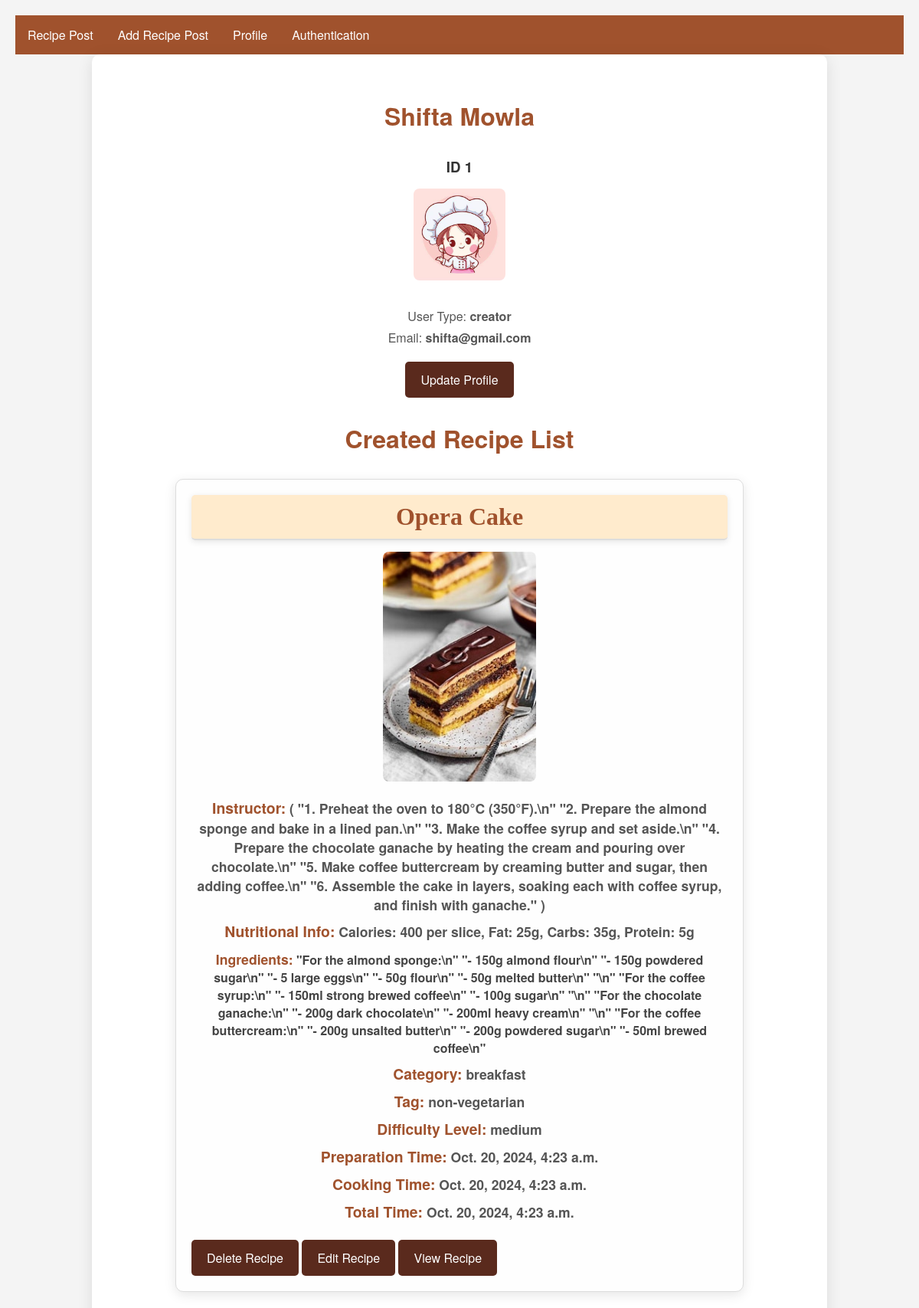
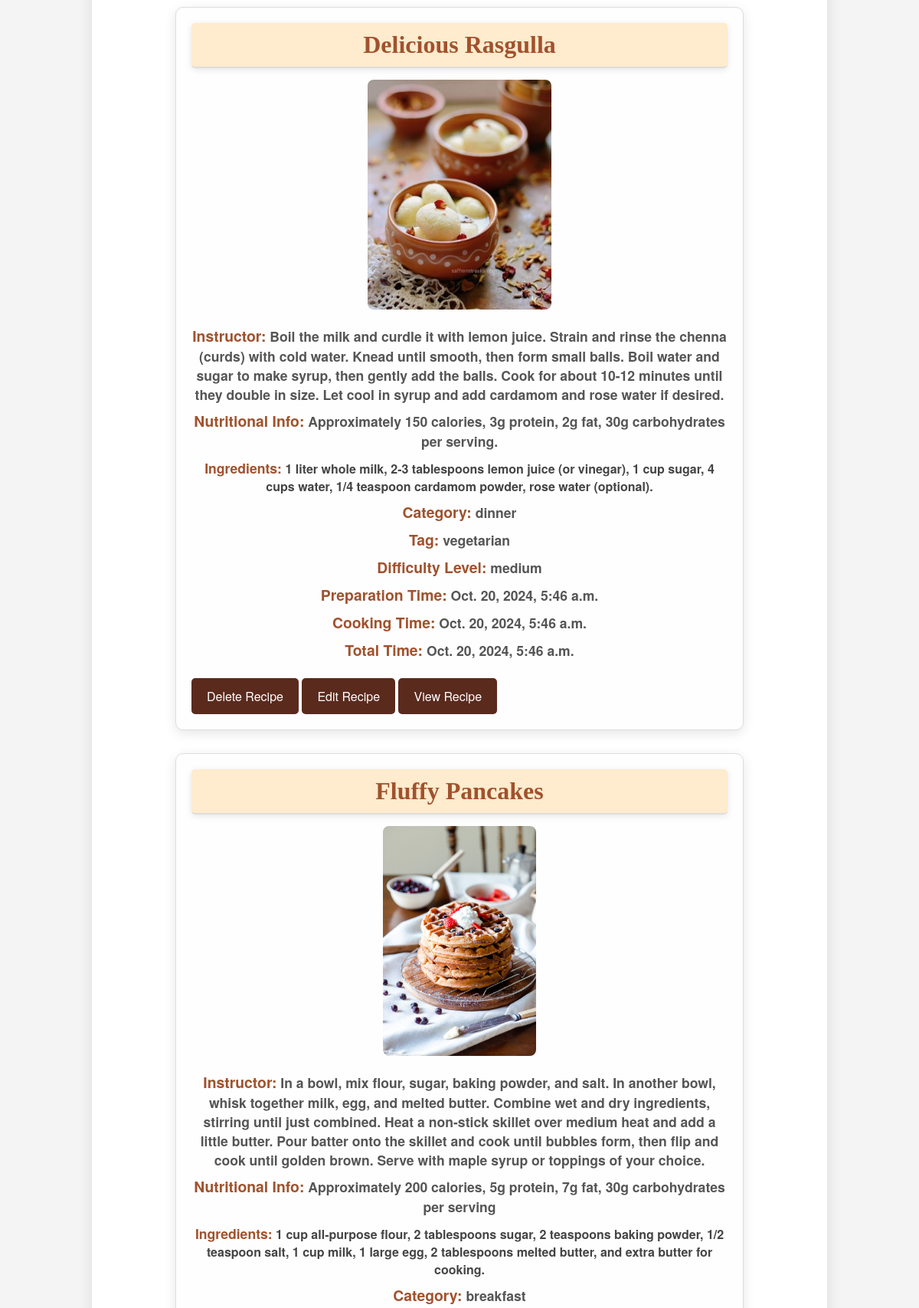
Screenshot of /Profile/ (signed in, upper part) with the database file from the repository (2 pictures, top to bottom).
### myapp/models.py (models this page shows, shortened)
class Custom_user(AbstractUser):
    USER=[
        ('viewers','Viewers'),
        ('creator','Creator')
    ]
    user_type=models.CharField(choices=USER,max_length=100,null=True)

class CreatorProfileModel(models.Model):
    user = models.OneToOneField(Custom_user, on_delete=models.CASCADE,related_name='bloggersProfile')
    Image=models.ImageField(upload_to='Media/Blog_Pic',null=True)

class RecipePostModel(models.Model):
    Tag=[
        ('vegetarian','Vegetarian'),
        ('non-vegetarian','Non-Vegetarian'),
    ]
    Level=[
        ('high','high'),
        ('medium','Medium'),
        ('low','Low'),
    ]
    CATEGORY=[
        ('breakfast','breakfast'),
        ('lunch','Lunch'),
        ('dinner','Dinner'),
    ]
    user=models.ForeignKey(Custom_user,on_delete=models.CASCADE,null=True)
    RecipeTitle=models.CharField(max_length=500,null=True)
    Nutritional_Info=models.CharField(max_length=500,null=True)
    Ingredients=models.CharField(max_length=1000,null=True)
    Instructor=models.CharField(max_length=1000,null=True)
    Category=models.CharField(choices=CATEGORY, max_length=100,null=True)
    Tag=models.CharField(choices=Tag, max_length=100,null=True)
    DifficultyLevel=models.CharField(choices=Level, max_length=100,null=True)
    Image=models.ImageField(upload_to='Media/Blog_Pic',null=True)
    PreparetionTime = models.DateTimeField(default=timezone.now,null=True)
    CookingTime = models.DateTimeField(default=timezone.now,null=True)
    TotalTime = models.DateTimeField(default=timezone.now,null=True)

### myproject/views.py (the view)
# urls.py: path('Profile/', Profile, name='Profile'),
def Profile(req):
    current_user=req.user
    Job=RecipePostModel.objects.filter(user=current_user)
    edu=CreatorProfileModel.objects.filter(user=current_user)
    exp=viewersProfileModel.objects.filter(user=current_user)
    text={
        'Job':Job,
        'edu':edu,
        'exp':exp,
    }
    return render(req,'profile.html',text)

### template/profile.html (shortened to what this page needs)
{% extends 'base.html' %}
{% block body %}
<!DOCTYPE html>
<html lang="en">
<head>
</head>
<body>
    <div class="container">
        <h2>{{ user.first_name }} {{ user.last_name }}</h2>
        <div class="profile-info">
            <h3>ID {{ user.id }}</h3>
            {% for i in edu %}
            <div class="logo">
                <img src="/{{ i.Image }}" alt="Company Logo">
            </div>
            {% endfor %}
            <p>User Type: <strong>{{ user.user_type }}</strong></p>
            <p>Email: <strong>{{ user.email }}</strong></p>
            {% for i in edu %}
            <a href="{% url 'updateprofile' i.id %}" class="apply-button">Update Profile</a>
            {% endfor %}
        </div>
        {% if request.user.user_type == 'creator' %}
        <h2>Created Recipe List</h2>
        {% for i in Job %}
        <div class="recipe-post">
            <h2 class="recipe-title">{{ i.RecipeTitle }}</h2>
            <div class="logo">
                <img src="/{{ i.Image }}" alt="Recipe Image">
            </div>
            <div class="details"><span class="label">Instructor:</span> <strong>{{ i.Instructor }}</strong></div>
            <div class="details"><span class="label">Nutritional Info:</span> <strong>{{ i.Nutritional_Info }}</strong></div>
            <div class="description"><span class="label">Ingredients:</span> <strong>{{ i.Ingredients }}</strong></div>
            <div class="details"><span class="label">Category:</span> <strong>{{ i.Category }}</strong></div>
            <div class="details"><span class="label">Tag:</span> <strong>{{ i.Tag }}</strong></div>
            <div class="details"><span class="label">Difficulty Level:</span> <strong>{{ i.DifficultyLevel }}</strong></div>
            <div class="details"><span class="label">Preparation Time:</span> <strong>{{ i.PreparetionTime }}</strong></div>
            <div class="details"><span class="label">Cooking Time:</span> <strong>{{ i.CookingTime }}</strong></div>
            <div class="details"><span class="label">Total Time:</span> <strong>{{ i.TotalTime }}</strong></div>
            <a href="{% url 'deleteRecipe' i.id %}" class="apply-button">Delete Recipe</a>
            <a href="{% url 'editpost' i.id %}" class="apply-button">Edit Recipe</a>
            <a href="{% url 'postview' i.id %}" class="apply-button">View Recipe</a>
        </div>
        {% endfor %}
        {% endif %}
    </div>
</body>
</html>
{% endblock body %}

### template/base.html (style rules this page uses)
body { background-color:white; }

### template/profile.html (style rules this page uses)
body { font-family: 'Helvetica Neue', Arial, sans-serif; background-color: #f4f4f4; margin: 0; padding: 20px; }
.container { max-width: 900px; margin: auto; background: #ffffff; padding: 30px; border-radius: 10px; box-shadow: 0 4px 20px rgba(0, 0, 0, 0.1); }
h2 { text-align: center; color: #A0522D; margin-bottom: 30px; font-size: 2em; }
.profile-info { text-align: center; margin-bottom: 30px; }
.profile-info img { width: 120px; height: 120px; border-radius: 50%; object-fit: cover; margin-bottom: 15px; }
.profile-info h3 { margin: 10px 0; color: #333; }
.profile-info p { color: #555; margin: 5px 0; }
.recipe-post { border: 1px solid #ddd; padding: 20px; margin-bottom: 30px; border-radius: 10px; background-color: #fefefe; box-shadow: 0 4px 15px rgba(0, 0, 0, 0.1); transition: box-shadow 0.3s; max-width: 700px; margin-left: auto; margin-right: auto; }
.recipe-title { color: #A0522D; font-size: 2em; margin: 0; font-family: 'Playfair Display', serif; text-align: center; border-bottom: 2px solid #ddd; padding-bottom: 10px; background-color: #ffebcd; padding: 10px; border-radius: 5px; box-shadow: 0 2px 8px rgba(0, 0, 0, 0.1); }
.logo { text-align: center; margin: 15px 0; }
.logo img { max-height: 300px; max-width: 100%; border-radius: 8px; }
.details { color: #555; margin: 8px 0; font-size: 1.1em; text-align: center; }
.label { font-weight: bold; color: #A0522D; text-align: left; margin-bottom: 5px; font-size: 1.1em; }
.description { margin-top: 10px; color: #444; font-size: 1em; text-align: center; }
.apply-button { display: inline-block; margin-top: 15px; padding: 12px 20px; background-color: #5A2A1D; color: white; text-decoration: none; border-radius: 5px; transition: background-color 0.3s; font-size: 1em; text-align: center; }

### rows the page displays
Custom_user: first_name "Shifta", last_name "Mowla", id "1", user_type "creator", email "shifta@gmail.com"
CreatorProfileModel: Image (picture)
RecipePostModel: RecipeTitle "Opera Cake", Image (picture), Instructor "( \"1. Preheat the oven to 180°C (350°F).\\n\" \"2. Prepare the almond sponge and bake in a lined pan.\\n\" \"3. Make the coffee syrup and set aside.\\n\" \"4. Prepare the chocolate ganache by heating the cream and pouring over chocolate.\\n\" \"5. Make coffee buttercream by creaming butter and sugar, then adding coffee.\\n\" \"6. Assemble the cake in layers, soaking each with coffee syrup, and finish with ganache.\" )", Nutritional_Info "Calories: 400 per slice, Fat: 25g, Carbs: 35g, Protein: 5g", Ingredients "\"For the almond sponge:\\n\" \"- 150g almond flour\\n\" \"- 150g powdered sugar\\n\" \"- 5 large eggs\\n\" \"- 50g flour\\n\" \"- 50g melted butter\\n\" \"\\n\" \"For the coffee syrup:\\n\" \"- 150ml strong brewed coffee\\n\" \"- 100g sugar\\n\" \"\\n\" \"For the chocolate ganache:\\n\" \"- 200g dark chocolate\\n\" \"- 200ml heavy cream\\n\" \"\\n\" \"For the coffee buttercream:\\n\" \"- 200g unsalted butter\\n\" \"- 200g powdered sugar\\n\" \"- 50ml brewed coffee\\n\"", Category "breakfast", Tag "non-vegetarian", DifficultyLevel "medium", PreparetionTime "Oct. 20, 2024, 4:23 a.m.", CookingTime "Oct. 20, 2024, 4:23 a.m.", TotalTime "Oct. 20, 2024, 4:23 a.m."
RecipePostModel: RecipeTitle "Delicious Rasgulla", Image (picture), Instructor "Boil the milk and curdle it with lemon juice. Strain and rinse the chenna (curds) with cold water. Knead until smooth, then form small balls. Boil water and sugar to make syrup, then gently add the balls. Cook for about 10-12 minutes until they double in size. Let cool in syrup and add cardamom and rose water if desired.", Nutritional_Info "Approximately 150 calories, 3g protein, 2g fat, 30g carbohydrates per serving.", Ingredients "1 liter whole milk, 2-3 tablespoons lemon juice (or vinegar), 1 cup sugar, 4 cups water, 1/4 teaspoon cardamom powder, rose water (optional).", Category "dinner", Tag "vegetarian", DifficultyLevel "medium", PreparetionTime "Oct. 20, 2024, 5:46 a.m.", CookingTime "Oct. 20, 2024, 5:46 a.m.", TotalTime "Oct. 20, 2024, 5:46 a.m."
RecipePostModel: RecipeTitle "Fluffy Pancakes", Image (picture), Instructor "In a bowl, mix flour, sugar, baking powder, and salt. In another bowl, whisk together milk, egg, and melted butter. Combine wet and dry ingredients, stirring until just combined. Heat a non-stick skillet over medium heat and add a little butter. Pour batter onto the skillet and cook until bubbles form, then flip and cook until golden brown. Serve with maple syrup or toppings of your choice.", Nutritional_Info "Approximately 200 calories, 5g protein, 7g fat, 30g carbohydrates per serving", Ingredients "1 cup all-purpose flour, 2 tablespoons sugar, 2 teaspoons baking powder, 1/2 teaspoon salt, 1 cup milk, 1 large egg, 2 tablespoons melted butter, and extra butter for cooking.", Category "breakfast"
